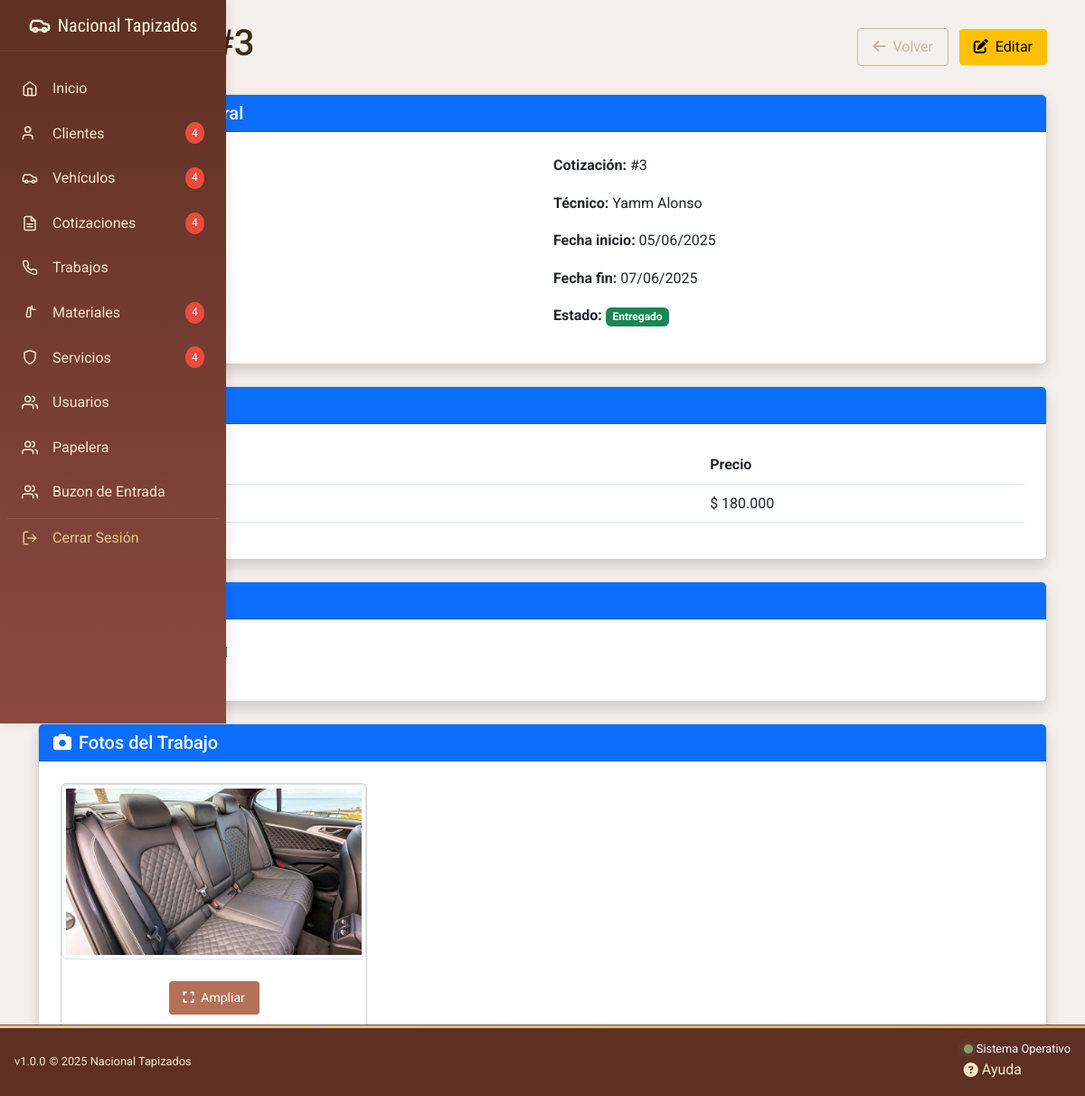
/admin/formularios/trabajos/ver_trabajo.php?id=3 (signed in), run on the app's committed database.
### tables this page shows
CREATE TABLE `trabajos` (
  `id_trabajos` int(11) NOT NULL,
  `id_cotizacion` int(11) NOT NULL,
  `fecha_inicio` date NOT NULL,
  `fecha_fin` date NOT NULL,
  `estado` enum('Pendiente','En progreso','Entregado','Cancelado') NOT NULL,
  `notas` text NOT NULL,
  `fotos` varchar(255) NOT NULL,
  `activo` tinyint(1) NOT NULL DEFAULT 1
);

CREATE TABLE `cotizaciones` (
  `id_cotizacion` int(11) NOT NULL,
  `id_usuario` int(11) NOT NULL,
  `id_cliente` int(11) NOT NULL,
  `id_vehiculo` int(11) NOT NULL,
  `fecha_cotizacion` timestamp NOT NULL DEFAULT current_timestamp() ON UPDATE current_timestamp(),
  `subtotal_cotizacion` decimal(10,2) NOT NULL,
  `valor_adicional` decimal(10,2) DEFAULT 0.00,
  `iva` decimal(5,2) NOT NULL,
  `total_cotizacion` decimal(10,2) NOT NULL,
  `estado_cotizacion` enum('Pendiente','Aprobado','Rechazada','Completada') NOT NULL,
  `notas_cotizacion` text NOT NULL,
  `activo` tinyint(1) NOT NULL DEFAULT 1
);

CREATE TABLE `usuarios` (
  `id_usuario` int(11) NOT NULL,
  `id_rol` int(11) NOT NULL,
  `username_usuario` varchar(50) NOT NULL,
  `contrasena_usuario` varchar(255) NOT NULL,
  `nombre_completo` varchar(70) NOT NULL,
  `correo_usuario` varchar(70) NOT NULL,
  `telefono_usuario` varchar(25) NOT NULL,
  `fecha_creacion` timestamp NOT NULL DEFAULT current_timestamp() ON UPDATE current_timestamp(),
  `activo_usuario` enum('Activo','Inactivo') NOT NULL,
  `ultima_actividad` datetime NOT NULL,
  `activo` tinyint(1) NOT NULL DEFAULT 1
);

CREATE TABLE `cotizacion_servicios` (
  `id_cotizacion` int(11) NOT NULL,
  `id_servicio` int(11) NOT NULL,
  `precio` decimal(10,2) NOT NULL
);

### admin/formularios/trabajos/ver_trabajo.php (the view, shortened to what this page needs)
<?php
require_once __DIR__ . '/../../../php/conexion.php';
$id = isset($_GET['id']) ? intval($_GET['id']) : 0;
try {
    $sql = "SELECT t.*, c.id_cotizacion, cl.nombre_cliente, cl.telefono_cliente,
            v.marca_vehiculo, v.modelo_vehiculo, v.placa_vehiculo,
            u.nombre_completo as nombre_tecnico
            FROM trabajos t
            JOIN cotizaciones c ON t.id_cotizacion = c.id_cotizacion
            JOIN clientes cl ON c.id_cliente = cl.id_cliente
            JOIN vehiculos v ON c.id_vehiculo = v.id_vehiculo
            JOIN usuarios u ON c.id_usuario = u.id_usuario
            WHERE t.id_trabajos = ?";
    $stmt = $conex->prepare($sql);
    $stmt->execute([$id]);
    $trabajo = $stmt->fetch();
    $sqlServicios = "SELECT s.nombre_servicio, cs.precio
                    FROM cotizacion_servicios cs
                    JOIN servicios s ON cs.id_servicio = s.id_servicio
                    WHERE cs.id_cotizacion = ?";
    $stmtServicios = $conex->prepare($sqlServicios);
    $stmtServicios->execute([$trabajo['id_cotizacion']]);
    $servicios = $stmtServicios->fetchAll();
    $fotos = [];
    if (!empty($trabajo['fotos'])) {
        $fotos = is_array($trabajo['fotos']) ? $trabajo['fotos'] : explode(',', $trabajo['fotos']);
        $fotos = array_filter($fotos);
    }
} catch (PDOException $e) {
    $_SESSION['mensaje'] = 'Error al obtener datos del trabajo: ' . $e->getMessage();
    $_SESSION['tipo_mensaje'] = 'danger';
    header('Location: index.php');
    exit;
}
require_once __DIR__ . '/../../includes/head.php';
include __DIR__ . '/../../includes/sidebar.php';
?>
<div class="container py-4">
    <div class="d-flex justify-content-between align-items-center mb-4">
        <h1><i class="fas fa-tools me-2"></i>Trabajo #<?= $trabajo['id_trabajos'] ?></h1>
        <div>
            <a href="index.php" class="btn btn-outline-secondary me-2">
                <i class="fas fa-arrow-left me-1"></i> Volver
            </a>
            <a href="editar.php?id=<?= $trabajo['id_trabajos'] ?>" class="btn btn-warning">
                <i class="fas fa-edit me-1"></i> Editar
            </a>
        </div>
    </div>
    <div class="card shadow mb-4">
        <div class="card-header bg-primary text-white">
            <h5 class="mb-0"><i class="fas fa-info-circle me-2"></i>Información General</h5>
        </div>
        <div class="card-body">
            <div class="row">
                <div class="col-md-6">
                    <p><strong>Cliente:</strong> <?= htmlspecialchars($trabajo['nombre_cliente']) ?></p>
                    <p><strong>Teléfono:</strong> <?= htmlspecialchars($trabajo['telefono_cliente']) ?></p>
                    <p><strong>Vehículo:</strong> <?= htmlspecialchars($trabajo['marca_vehiculo']) ?> <?= htmlspecialchars($trabajo['modelo_vehiculo']) ?></p>
                    <p><strong>Placa:</strong> <?= htmlspecialchars($trabajo['placa_vehiculo']) ?></p>
                </div>
                <div class="col-md-6">
                    <p><strong>Cotización:</strong> #<?= $trabajo['id_cotizacion'] ?></p>
                    <p><strong>Técnico:</strong> <?= htmlspecialchars($trabajo['nombre_tecnico']) ?></p>
                    <p><strong>Fecha inicio:</strong> <?= date('d/m/Y', strtotime($trabajo['fecha_inicio'])) ?></p>
                    <p><strong>Fecha fin:</strong> <?= $trabajo['fecha_fin'] ? date('d/m/Y', strtotime($trabajo['fecha_fin'])) : '--' ?></p>
                    <p><strong>Estado:</strong>
                        <span class="badge bg-<?=
                            $trabajo['estado'] == 'Entregado' ? 'success' :
                            ($trabajo['estado'] == 'Cancelado' ? 'danger' :
                            ($trabajo['estado'] == 'En progreso' ? 'primary' : 'warning'))
                        ?>">
                            <?= $trabajo['estado'] ?>
                        </span>
                    </p>
                </div>
            </div>
        </div>
    </div>
    <div class="card shadow mb-4">
        <div class="card-header bg-primary text-white">
            <h5 class="mb-0"><i class="fas fa-list me-2"></i>Servicios</h5>
        </div>
        <div class="card-body">
            <div class="table-responsive">
                <table class="table">
                    <thead>
                        <tr>
                            <th>Servicio</th>
                            <th>Precio</th>
                        </tr>
                    </thead>
                    <tbody>
                        <?php foreach ($servicios as $servicio): ?>
                        <tr>
                            <td><?= htmlspecialchars($servicio['nombre_servicio']) ?></td>
                            <td>$ <?= number_format($servicio['precio'], 0, ',', '.') ?></td>
                        </tr>
                        <?php endforeach; ?>
                    </tbody>
                </table>
            </div>
        </div>
    </div>
    <?php if (!empty($trabajo['notas'])): ?>
    <div class="card shadow mb-4">
        <div class="card-header bg-primary text-white">
            <h5 class="mb-0"><i class="fas fa-sticky-note me-2"></i>Notas</h5>
        </div>
        <div class="card-body">
            <p><?= nl2br(htmlspecialchars($trabajo['notas'])) ?></p>
        </div>
    </div>
    <?php endif; ?>
    <?php if (!empty($fotos)): ?>
    <div class="card shadow">
        <div class="card-header bg-primary text-white">
            <h5 class="mb-0"><i class="fas fa-camera me-2"></i>Fotos del Trabajo</h5>
        </div>
        <div class="card-body">
            <div class="row">
                <?php foreach ($fotos as $foto): ?>
                    <?php if (!empty($foto)): ?>
                    <div class="col-md-4 mb-3">
                        <div class="card h-100">
                            <img src="<?= htmlspecialchars($foto) ?>" class="card-img-top img-thumbnail" alt="Foto del trabajo">
                            <div class="card-body text-center">
                                <a href="<?= htmlspecialchars($foto) ?>" target="_blank" class="btn btn-sm btn-primary">
                                    <i class="fas fa-expand me-1"></i> Ampliar
                                </a>
                            </div>
                        </div>
                    </div>
                    <?php endif; ?>
                <?php endforeach; ?>
            </div>
        </div>
    </div>
    <?php endif; ?>
</div>
<?php include __DIR__ . '/../../includes/footer.php'; ?>
</body>
</html>

### public/assets/css/variables.css (style rules this page uses)
:root { --primary-dark: #5E3023; --secondary-dark: #8C4A3F; --accent-color: #B57157; --accent-light: #D4A373; --neutral-dark: #C7B8A1; --neutral-medium: #E0D5CE; --neutral-light: #F5F0EB; --text-light: #FFFFFF; --text-dark: #3A2A1A; --gold-cream: #F5E6C8; --gold-pastel: #E6C88C; --gold-dark: #D4B170; --gold-accent: #D4A017; --gradient-leather: linear-gradient(135deg, var(--secondary-dark), var(--accent-color)); --gradient-light: linear-gradient(135deg, var(--neutral-medium), var(--neutral-light)); --gradient-gold: linear-gradient(135deg, var(--gold-pastel), var(--gold-dark)); --shadow-sm: 0 2px 6px rgba(94, 48, 35, 0.15); --shadow-md: 0 4px 12px rgba(94, 48, 35, 0.2); --shadow-lg: 0 8px 24px rgba(94, 48, 35, 0.25); --border-stitched: 2px solid var(--accent-color); --border-soft: 1px solid var(--neutral-dark); --border-gold: 1px solid var(--gold-pastel); --space-xs: 0.25rem; --space-sm: 0.5rem; --space-md: 1rem; --space-lg: 1.5rem; --space-xl: 2rem; --space-xxl: 3rem; --transition-fast: 0.2s ease; --transition-normal: 0.3s ease; --transition-slow: 0.5s ease; --sidebar-width: 280px; --header-height: 70px; --z-sidebar: 1000; --z-header: 1100; --z-modal: 1200; --success-color: #8A9B6E; --error-color: #C45A4D; --warning-color: #E6C88C; }

### public/assets/css/admin.css (style rules this page uses)
:root { --primary-dark: #5E3023; --secondary-dark: #8C4A3F; --accent-color: #B57157; --gold-cream: #F5E6C8; --gold-pastel: #E6C88C; }
.admin-body { font-family: 'Roboto', sans-serif; background-color: var(--neutral-light); color: var(--text-dark); line-height: 1.6; overflow-x: hidden; }
body { background-image: url('https://pfst.cf2.poecdn.net/base/image/60ab54eef562f30f85a67bde31f924f078199dae0b7bc6c333dfb467a2c13471?w=1024&h=768&pmaid=442168253'); background-size: cover; background-position: center; background-attachment: fixed; margin: 0; padding: 0; font-family: 'Roboto', sans-serif; color: #333; }
.card-body { padding: 1.5rem; }
.btn { padding: 0.5rem 1rem; border-radius: 4px; border: none; cursor: pointer; transition: var(--transition-fast); }
.btn-primary { background-color: var(--accent-color); color: white; }
.btn-outline-secondary { background-color: transparent; border: 1px solid var(--neutral-dark); color: var(--neutral-dark); }

### data on the page
trabajos: id_trabajos "3", id_cotizacion.id_cotizacion "3", usuarios.nombre_completo "Yamm Alonso", fecha_inicio "05/06/2025", fecha_fin "07/06/2025", estado "Entregado", fotos (picture)
cotizacion_servicios: precio "180.000"
